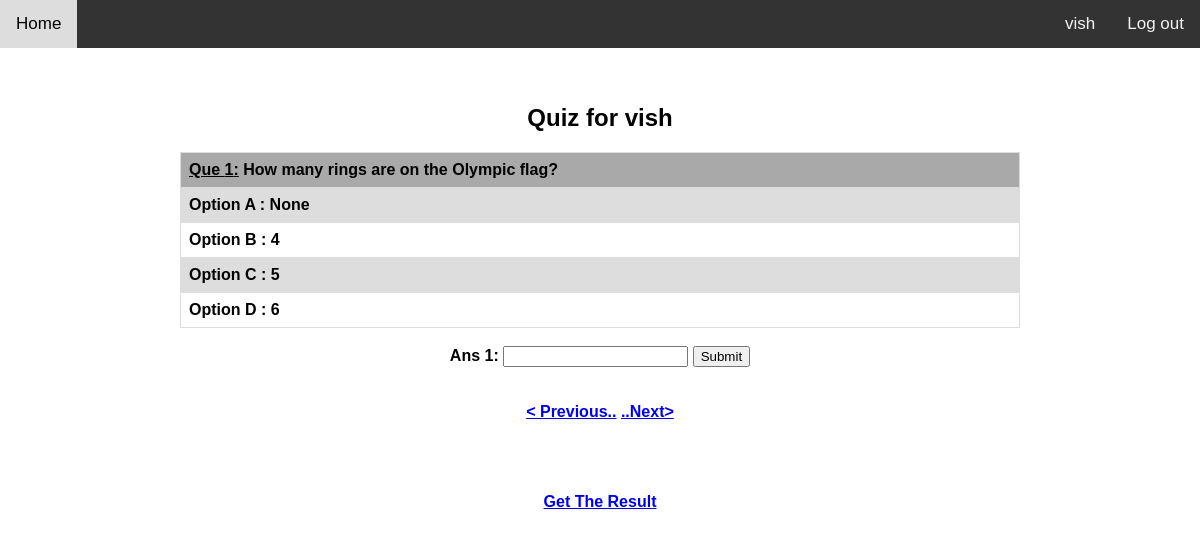
Screenshot of /quiz (signed in) with the database file from the repository.
### QuizUser/models.py (models this page shows, shortened)
class quiz_que(models.Model):
	qno = models.AutoField(auto_created=True, primary_key=True)
	question = models.TextField(max_length=200)
	A = models.CharField(max_length=50)
	B = models.CharField(max_length=50)
	C = models.CharField(max_length=50)
	D = models.CharField(max_length=50)
	ans = models.CharField(max_length=1)
	gans = models.CharField(max_length=1, blank= True)

### QuizUser/views.py (the view)
# urls.py: path('quiz', views.quiz, name='quiz'),
def quiz(request):
    if request.method == "POST":
        answer = request.POST.get('answer')
    else:
        question = quiz_que.objects.get(qno=1)
        return render(request, 'QuizUser/quiz.html', {'question':question})

### QuizUser/templates/QuizUser/quiz.html (shortened to what this page needs)
{% extends 'base.html' %}
{% block content %}
{% if user.is_authenticated %}
</head>
<body>
<h2>Quiz for <b>{{ user.username }}<b></h2>
<form method="POST" action="/answer/{{ question.qno }}">
  <table>
    <tr>
        <th bgcolor="darkgrey"><u>Que {{ question.qno }}:</u>   {{ question.question }}</th>
    </tr>
    <tr>
        <th>Option A : {{ question.A }}</th>
    </tr>
    <tr>
        <th>Option B : {{ question.B }}</th>
    </tr>
    <tr>
        <th>Option C : {{ question.C }}</th>
    </tr>
    <tr>
       <th>Option D : {{ question.D }}</th>
    </tr>
  </table>
  	<br>
  	<label for="fname">Ans {{ question.qno }}:</label> <input type="text" id="fname" name="answer" maxlength="1"> <input type="submit">
    <br><br><br>
  <a href="/pre/{{ question.qno }}">< Previous..<a>
  <a href="/next/{{ question.qno }}">..Next></a>
</form>
<br>
<br>
<br>
<br>
<a href="{% url 'result' %}">Get The Result</a>
<br><br><br>
</body>
{% endif %}
{% endblock %}

### templates/base.html (shortened to what this page needs)
<!DOCTYPE html>
<body xmlns="http://www.w3.org/1999/html">
<head>
</head>
<body>
<div class="topnav">
  <a href="{% url 'home' %}">Home</a>
  <div class="topnav-right">
    {% if user.is_authenticated %}
      <a> {{ user.username }}</a>
      <a href="{% url 'logout' %}">Log out</a>
    {% else %}
      <a href="{% url 'login' %}">Log in</a>
      <a href="{% url 'register' %}">Register</a>
    {% endif %}
  </div>
</div>
<div>
<br><br>
<center>
{% block content %}
{% endblock %}
</div>
</body>
</html>

### templates/base.html (style rules this page uses)
body { margin: 0; font-family: Arial, Helvetica, sans-serif; }
.topnav { position: relative; overflow: hidden; background-color: #333; }
.topnav a { float: left; color: #f2f2f2; text-align: center; padding: 14px 16px; text-decoration: none; font-size: 17px; }
.topnav-right { float: right; }

### QuizUser/templates/QuizUser/quiz.html (style rules this page uses)
table { font-family: arial, sans-serif; border-collapse: collapse; width: 70%; }
td, th { border: 1px solid #dddddd; text-align: left; padding: 8px; }
tr:nth-child(even) { background-color: #dddddd; }

### rows the page displays
quiz_que: qno "1", question "How many rings are on the Olympic flag?", A "None", B "4", C "5", D "6"

### other values shown
{{ user.username }} "vish"
